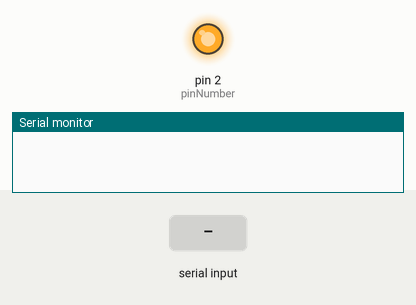
The sketch below on a simulated Arduino Uno, built with avr-gcc and run on an emulated ATmega328P. On the bench: output pins drawn as LEDs (lit = HIGH), the last lines printed to the serial monitor. Inputs (shaded band) come from the test bench.

Above: at 1.2 s.
1.3 s: "90,45\n" received over Serial
At 2.5 s:
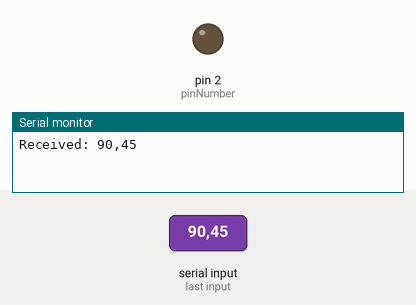
2.8 s: "1\n" received over Serial
At 3.7 s:
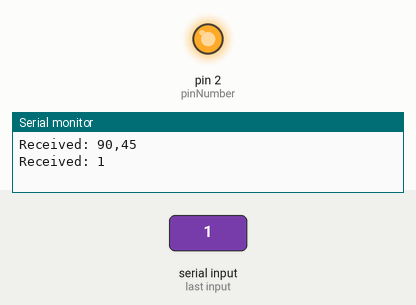
4.3 s: "30,150\n" received over Serial
At 5.0 s:
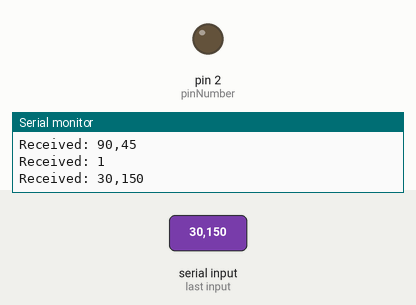
Timing chart, 0 to 7.3 s (numbered marks = the images above; inputs shaded):
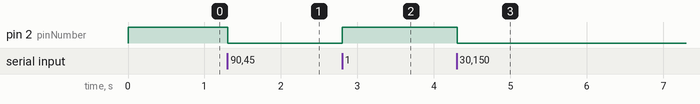

Measured:
- after the input at 1.3 s, pin 2 (pinNumber): HIGH → LOW at once
- after the input at 2.8 s, pin 2 (pinNumber): LOW → HIGH at once
- after the input at 4.3 s, pin 2 (pinNumber): HIGH → LOW at once

The sketch:

Arduino.ino
```cpp
const int pinNumber = 2;
const int baudRate = 9600;

void setup() {
  Serial.begin(baudRate);
  pinMode(pinNumber, OUTPUT);
  digitalWrite(pinNumber, HIGH);
}

void loop() {
  if (Serial.available() > 0) {
    String received = Serial.readStringUntil('\n');
    Serial.print("Received: ");
    Serial.println(received);

    switch (received.toInt())
    {
      case 1:
        digitalWrite(pinNumber, HIGH);
        break;
      case 0:
        digitalWrite(pinNumber, LOW);
        break;
      default:
        digitalWrite(pinNumber, LOW);
        break;
    }
  }
}
```
